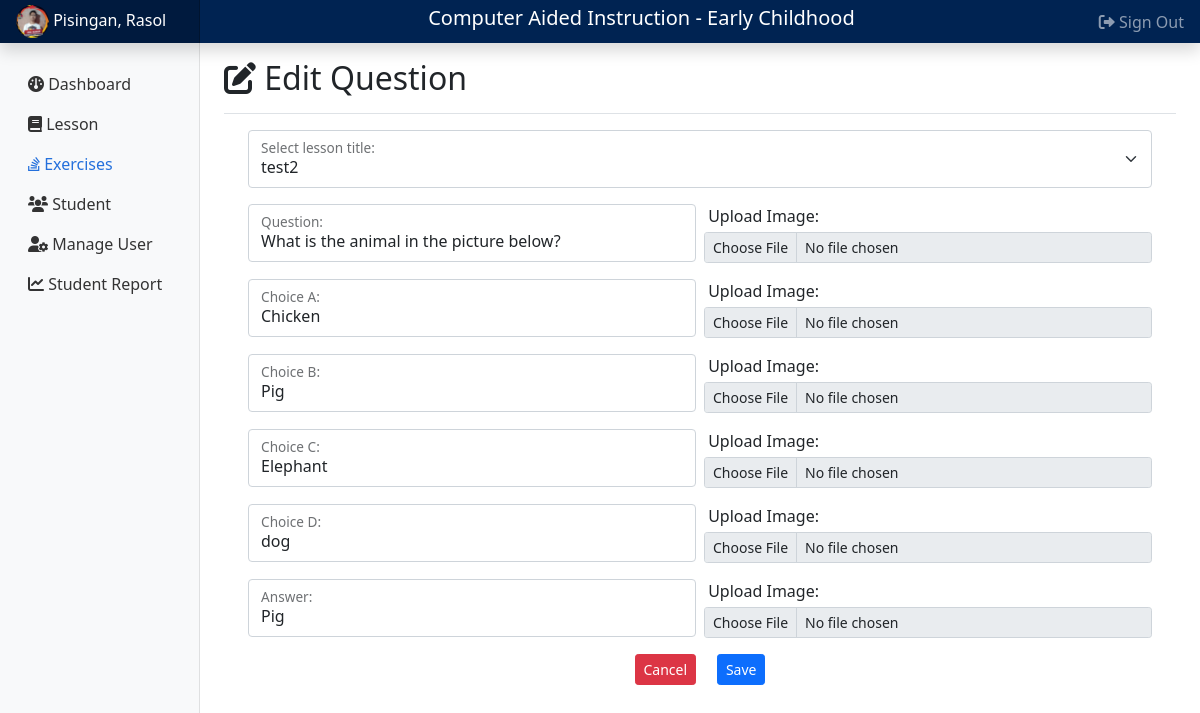
/addquestion.php?editquestion=10 (signed in), run on the app's committed database.
### tables this page shows
CREATE TABLE `tblexercise` (
  `ExerciseID` int(11) NOT NULL,
  `LessonID` int(11) NOT NULL,
  `Question` text NOT NULL,
  `qpic` varchar(255) NOT NULL,
  `ChoiceA` text NOT NULL,
  `Apic` varchar(255) NOT NULL,
  `ChoiceB` text NOT NULL,
  `Bpic` varchar(255) NOT NULL,
  `ChoiceC` text NOT NULL,
  `Cpic` varchar(255) NOT NULL,
  `ChoiceD` text NOT NULL,
  `Dpic` varchar(255) NOT NULL,
  `Answer` varchar(90) NOT NULL,
  `Anspic` varchar(255) NOT NULL,
  `ExercisesDate` timestamp NOT NULL DEFAULT current_timestamp() ON UPDATE current_timestamp()
);

### addquestion.php (the view, shortened to what the rows shown need)
<?php
    require 'header1.php';
?>
    <main class="col-md-9 ms-sm-auto col-lg-10 px-md-4">
        <div class="d-flex justify-content-between flex-wrap flex-md-nowrap align-items-center pt-3 pb-2 mb-3 border-bottom">
            <?php
                if(isset($_GET['editquestion'])){
                    echo '<h1 class="h2"><i class="fa fa-pen-to-square"></i> Edit Question</h1>';
                }else{
                    echo '<h1 class="h2"><i class="fa-solid fa-circle-plus"></i> Add Question</h1>';
                }
            ?>
        </div>
        <div class="container">
            <form action="includes/process.php" method="post" enctype="multipart/form-data">
                <div class="row justify-content-center g-2 mb-3">
                    <div class="col-md">
                        <div class="form-floating">
                            <input type="text" class="form-control" name="question" id="floatingInputGrid" placeholder="name@example.com" value="<?php echo $Question; ?>" required>
                            <label for="floatingInputGrid">Question:</label>
                        </div>
                    </div>
                </div>
                <div class="row justify-content-center g-2 mb-3">
                    <div class="col-md">
                        <div class="form-floating">
                            <input type="text" class="form-control" name="choiceA" id="floatingInputGrid" placeholder="name@example.com" value="<?php echo $ChoiceA; ?>" required>
                            <label for="floatingInputGrid">Choice A:</label>
                        </div>
                    </div>
                </div>
                <div class="row justify-content-center g-2 mb-3">
                    <div class="col-md">
                        <div class="form-floating">
                            <input type="text" class="form-control" name="choiceB" id="floatingInputGrid" placeholder="name@example.com" value="<?php echo $ChoiceB; ?>" required>
                            <label for="floatingInputGrid">Choice B:</label>
                        </div>
                    </div>
                </div>
                <div class="row justify-content-center g-2 mb-3">
                    <div class="col-md">
                        <div class="form-floating">
                            <input type="text" class="form-control" name="choiceC" id="floatingInputGrid" placeholder="name@example.com" value="<?php echo $ChoiceC; ?>" required>
                            <label for="floatingInputGrid">Choice C:</label>
                        </div>
                    </div>
                </div>
                <div class="row justify-content-center g-2 mb-3">
                    <div class="col-md">
                        <div class="form-floating">
                            <input type="text" class="form-control" name="choiceD" id="floatingInputGrid" placeholder="name@example.com" value="<?php echo $ChoiceD; ?>" required>
                            <label for="floatingInputGrid">Choice D:</label>
                        </div>
                    </div>
                </div>
                <div class="row justify-content-center g-2 mb-3">
                    <div class="col-md">
                        <div class="form-floating">
                            <input type="text" class="form-control" name="answer" id="floatingInputGrid" placeholder="name@example.com" value="<?php echo $Answer; ?>" required>
                            <label for="floatingInputGrid">Answer:</label>
                        </div>
                    </div>
                </div>
                <br><br>
            </form>
        </div>
    </main>
<?php
    require 'footer1.php';
?>

### data on the page
tblexercise: question "What is the animal in the picture below?", choiceA "Chicken", choiceB "Pig", choiceC "Elephant", choiceD "dog", answer "Pig"

### other printed values
$_SESSION['ln'] "Pisingan"
$_SESSION['fn'] "Rasol"
form field lessonTitle "test2"
